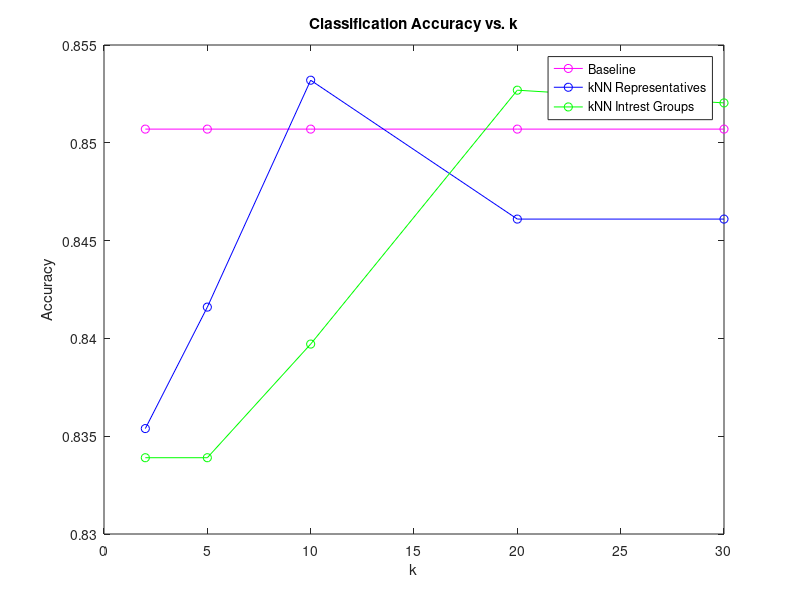

This chart was generated by the following MATLAB code:
x = [2 5 10 20 30];

baseline = [0.8507 0.8507 0.8507 0.8507 0.8507];
reps = [0.83539 0.8416 0.8532 0.8461 0.8461];
orgs =[0.8339 0.8339 0.83971 0.85269 0.85204];

plot(x,baseline,'m-o');
hold on;
plot(x,reps,'b-o');
hold on;
plot(x,orgs,'g-o');



title('Classification Accuracy vs. k')
xlabel('k')
ylabel('Accuracy')
legend('Baseline','kNN Representatives','kNN Intrest Groups')